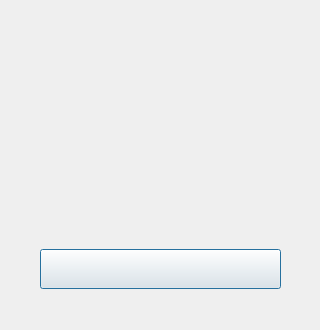
<?xml version="1.0" encoding="UTF-8"?>
<ui version="4.0">
 <class>MainWindow</class>
 <widget class="QDialog" name="MainWindow">
  <property name="geometry">
   <rect>
    <x>0</x>
    <y>0</y>
    <width>320</width>
    <height>330</height>
   </rect>
  </property>
  <property name="windowTitle">
   <string>AirPodsDesktop information</string>
  </property>
  <widget class="QLabel" name="deviceLabel">
   <property name="geometry">
    <rect>
     <x>10</x>
     <y>39</y>
     <width>300</width>
     <height>32</height>
    </rect>
   </property>
   <property name="toolTipDuration">
    <number>3</number>
   </property>
   <property name="text">
    <string/>
   </property>
   <property name="alignment">
    <set>Qt::AlignCenter</set>
   </property>
  </widget>
  <widget class="QWidget" name="animationContainer" native="true">
   <property name="geometry">
    <rect>
     <x>30</x>
     <y>111</y>
     <width>260</width>
     <height>122</height>
    </rect>
   </property>
   <layout class="QGridLayout" name="layoutAnimation">
    <property name="leftMargin">
     <number>8</number>
    </property>
    <property name="topMargin">
     <number>6</number>
    </property>
    <property name="rightMargin">
     <number>8</number>
    </property>
    <property name="bottomMargin">
     <number>6</number>
    </property>
   </layout>
  </widget>
  <widget class="QWidget" name="caseBatteryContainer">
   <property name="geometry">
    <rect>
     <x>179</x>
     <y>227</y>
     <width>81</width>
     <height>51</height>
    </rect>
   </property>
   <layout class="QHBoxLayout" name="layoutCase"/>
  </widget>
  <widget class="QWidget" name="podsBatteryContainer">
   <property name="geometry">
    <rect>
     <x>40</x>
     <y>227</y>
     <width>141</width>
     <height>51</height>
    </rect>
   </property>
   <layout class="QHBoxLayout" name="horizontalLayout">
    <item>
     <spacer name="horizontalSpacer">
      <property name="orientation">
       <enum>Qt::Horizontal</enum>
      </property>
      <property name="sizeHint" stdset="0">
       <size>
        <width>40</width>
        <height>20</height>
       </size>
      </property>
     </spacer>
    </item>
    <item>
     <layout class="QHBoxLayout" name="layoutPods"/>
    </item>
    <item>
     <spacer name="horizontalSpacer_2">
      <property name="orientation">
       <enum>Qt::Horizontal</enum>
      </property>
      <property name="sizeHint" stdset="0">
       <size>
        <width>40</width>
        <height>20</height>
       </size>
      </property>
     </spacer>
    </item>
   </layout>
  </widget>
  <widget class="QWidget" name="closeContainer">
   <property name="geometry">
    <rect>
     <x>273</x>
     <y>23</y>
     <width>24</width>
     <height>24</height>
    </rect>
   </property>
   <layout class="QGridLayout" name="layoutClose">
    <property name="leftMargin">
     <number>0</number>
    </property>
    <property name="topMargin">
     <number>0</number>
    </property>
    <property name="rightMargin">
     <number>0</number>
    </property>
    <property name="bottomMargin">
     <number>0</number>
    </property>
   </layout>
  </widget>
  <widget class="QPushButton" name="pushButton">
   <property name="geometry">
    <rect>
     <x>40</x>
     <y>249</y>
     <width>241</width>
     <height>40</height>
    </rect>
   </property>
   <property name="text">
    <string/>
   </property>
  </widget>
 </widget>
 <resources/>
 <connections/>
</ui>
